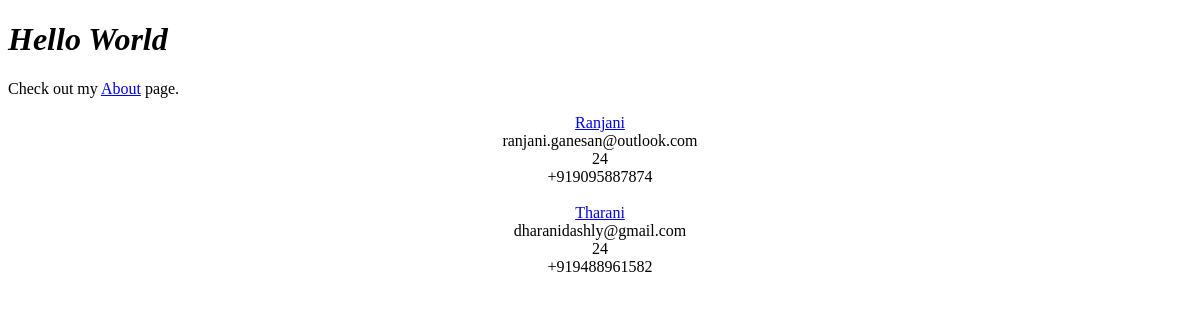
The app's page /, older data.
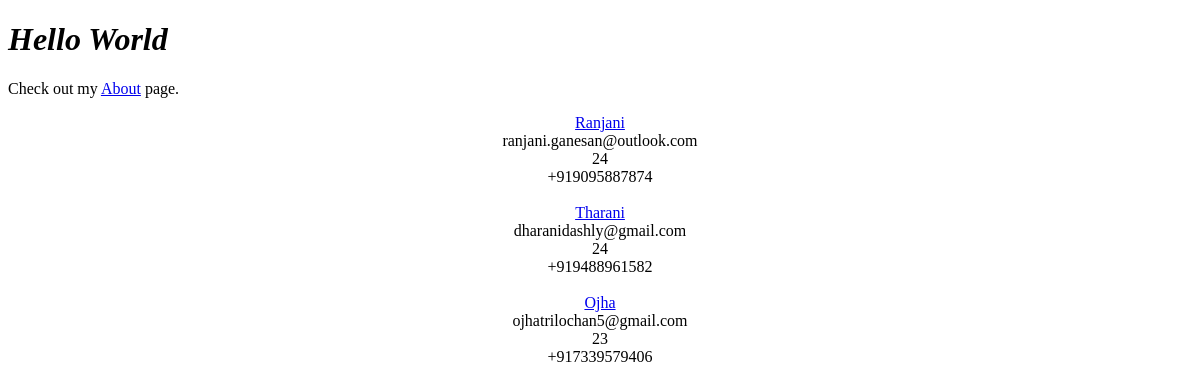
The same page, newer data.
### backend/models.py (models this page shows, shortened)
class Student(models.Model):
    name =  models.CharField(max_length=100)
    Age =   models.IntegerField(default=0)
    email = models.EmailField(max_length=100)
    Phone = PhoneNumberField(null=False, blank=False, unique=True)

### backend/views.py (the view)
# urls.py: path('', views.homepage, name="index"),
def homepage(request):
    data = models.Student.objects.all()
    return render(request, 'home.html',{"data":data})

### templates/home.html (shortened to what this page needs)
<!DOCTYPE html>
<html lang="en">
<head>
</head>
<body>
    <h1><i>Hello World</i></h1>
    <p>Check out my <a href="{% url 'hello' %}">About</a> page.</p>
<center>
    {% for i in data %}
       <a href="{% url 'contact' i.id %}"> {{i.name}} </a><br>
        {{i.email}}<br>
        {{i.Age}}<br>
        {{i.Phone}}<br><br>
    {% endfor %}
</center>
</body>
</html>

Row changes from the older to the newer data that the page shows:
added Student: name "Ojha", email "ojhatrilochan5@gmail.com", Age "23", Phone "+917339579406"
